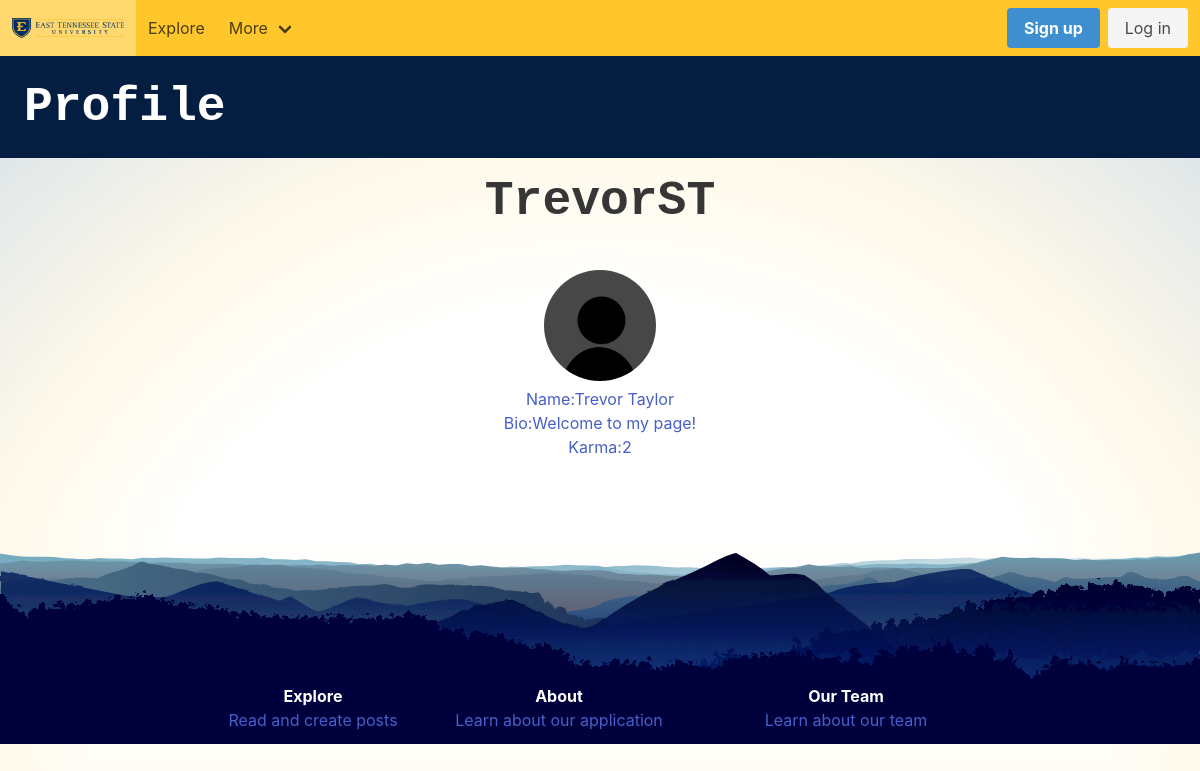
The page /profile/trevortaylor/ on the database its author committed.
### BucOverflow/models.py (models this page shows, shortened)
class Author(models.Model):
    user = models.ForeignKey(User, on_delete=models.CASCADE)
    fullname = models.CharField(max_length=40, blank=True)
    slug = models.SlugField(max_length=400, unique=True, blank=True)
    bio = models.TextField(blank=True,max_length=10000, default='Welcome to my page!')
    karma = models.IntegerField(default=0)

### BucOverflow/views.py (the view)
# urls.py: path("profile/<slug>/", views.profile, name="profile"),
def profile(request, slug):
    profile = get_object_or_404(Author, slug=slug) #404 object not found
    karma= 0
    posts = Post.objects.filter(user=profile)
    for post in posts:
        karma+=post.karma
    profile.karma = karma
    context = { 'profile' : profile,}
    return render(request, "profile.html", context)

### BucOverflow/templates/profile.html
{% extends "base.html" %}
{% block content %}
{% load static %}
<link rel="stylesheet" href="{% static 'style.css' %}">
  <section style="background-color:  #041E42;"class="hero is-small is-success mb-4">
    <div class="hero-body">
        <h1  class="title is-1">Profile</h1>
    </div>
  </section>
  <div class="post-container">
    <ul>
        <div class="post-section">
            <li class="post-title"><h1 class="title is-1">{{profile.user.username}}</h1></li>
            <li> <img style="border-radius: 50%;" src="{% static 'profile.jpg' %}"  width="112" height="112"></li>
            <li><a>Name:{{profile.fullname}}</a></li>
            <li><a>Bio:{{profile.bio}}</a></li>
            <li><a>Karma:{{profile.karma}}</a></li>
        </div>
    </ul>
    </div>
{% endblock content %}

### BucOverflow/static/base.css (style rules this page uses)
html, body { scroll-behavior: smooth; }

### BucOverflow/static/style.css (style rules this page uses)
.post-section { text-align: center; margin-bottom: 10%; }
.post-title { margin-bottom: 5%; }
.post-container { margin-left: 15%; margin-right: 15%; }
h1 { color: black; font-size: 5rem; font-family: "Space Mono", monospace; }

### BucOverflow/templates/base.html (style rules this page uses)
body { background: url(https://www.etsu.edu/_images/background_images/noise.png) repeat 0 0, radial-gradient(circle at 50% 100%, hsla(0,0%,100%,0.1) 50%, hsla(44,100%,59%,0.1) 66%, hsla(209,36%,54%,0.3) 100%) no-repeat fixed, linear-gradient(to bottom, #ffffff 62%,hsla(44,100%,59%,0.1) 138%) no-repeat fixed; }

### rows shown on the page
Author: user.username "TrevorST", fullname "Trevor Taylor", bio "Welcome to my page!", karma "2"
